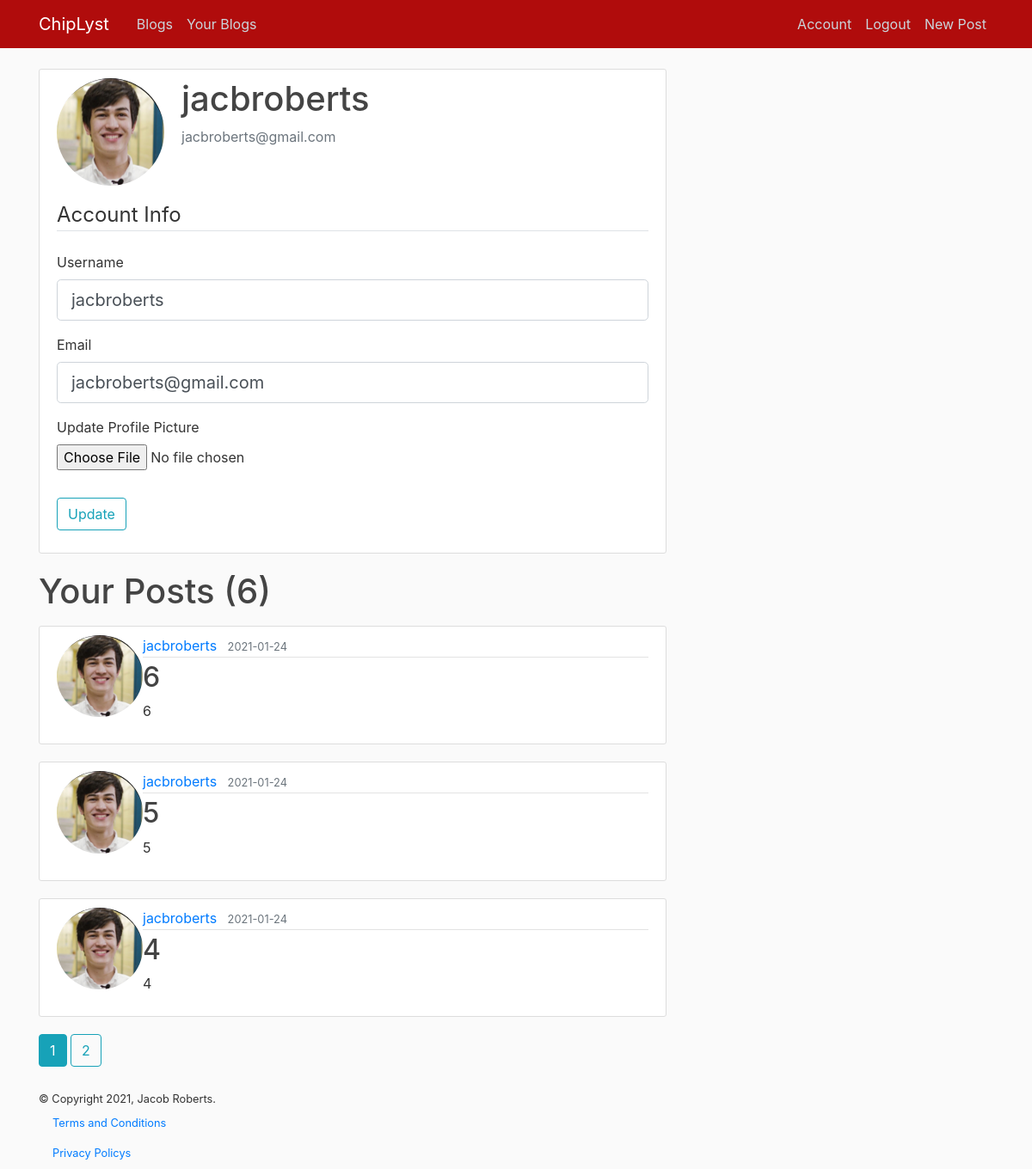
Page /account (signed in) on the committed database.
### main/models.py (models this page shows, shortened)
class User(db.Model, UserMixin):
    id = db.Column(db.Integer, primary_key=True)
    username = db.Column(db.String(20), unique=True, nullable=False)
    email= db.Column(db.String(120), unique=True, nullable=False)
    image_file = db.Column(db.String(20), nullable=False, default='default.jpg')
    password = db.Column(db.String(80), nullable=False)
    posts = db.relationship('Post', backref='author', lazy=True)
    lists = db.relationship('Lists', backref='author',lazy=True)
    group_memberships = db.relationship('Groups',backref=db.backref('user_memberships',lazy='select'))

class Post(db.Model):
    id = db.Column(db.Integer, primary_key=True)
    title = db.Column(db.String(100), nullable=False)
    date_posted = db.Column(db.DateTime, nullable=False, default=datetime.utcnow)
    content = db.Column(db.Text, nullable=False)
    user_id = db.Column(db.Integer, db.ForeignKey('user.id'), nullable=False)

### main/routes.py (the view)
@app.route('/account', methods=['GET','POST'])
@login_required
def account():
    form = UpdateAccountForm()
    if form.validate_on_submit():
        if form.picture.data:
            picture_file = save_picture(form.picture.data)
            current_user.image_file = picture_file
        current_user.username = form.username.data
        current_user.email = form.email.data
        db.session.commit()
        flash("your account has been updated!",'success')
        return redirect(url_for('account'))
    elif request.method == 'GET':
        form.username.data = current_user.username
        form.email.data = current_user.email
    page = request.args.get('page', 1, type=int)
    user = User.query.filter_by(username=current_user.username).first_or_404()
    posts = Post.query.filter_by(author=user)\
        .order_by(Post.date_posted.desc())\
        .paginate(page=page, per_page=3)
    image_file = url_for('static',filename='profilepics/'+ current_user.image_file)
    return render_template('account.html',title='Account', image_file=image_file, form=form, user=user, posts=posts)

### main/forms.py (shortened to what this page needs)
class UpdateAccountForm(FlaskForm):
    username = StringField('Username', validators=[DataRequired(),Length(min=2, max = 20)])
    email = StringField('Email', validators=[DataRequired(), Email()])
    picture = FileField('Update Profile Picture', validators=[FileAllowed(['jpg','png'])])
    submit = SubmitField('Update')

### main/models.py (called while the page is built)
@login_manager.user_loader
def load_user(user_id):
    return User.query.get(int(user_id))

### main/templates/account.html (shortened to what this page needs)
{% extends "layout.html" %}
{% block content %}
    <div class="content-section">
      <div class="media">
        <img class="rounded-circle account-img" src="{{ image_file }}">
        <div class="media-body">
          <h2 class="account-heading">{{ current_user.username }}</h2>
          <p class="text-secondary">{{ current_user.email }}</p>
        </div>
      </div>
        <form method="POST" action="" enctype="multipart/form-data">
            <fieldset class="form-group">
                <legend class="border-bottom mb-4">Account Info</legend>
                <div class="form-group">
                    {{ form.username.label(class="form-control-label") }}
                    {% if form.username.errors %}
                        {{ form.username(class="form-control form-control-lg is-invalid") }}
                        <div class="invalid-feedback">
                            {% for error in form.username.errors %}
                                <span>{{ error }}</span>
                            {% endfor %}
                        </div>
                    {% else %}
                        {{ form.username(class="form-control form-control-lg") }}
                    {% endif %}
                </div>
                <div class="form-group">
                    {{ form.email.label(class="form-control-label") }}
                    {% if form.email.errors %}
                        {{ form.email(class="form-control form-control-lg is-invalid") }}
                        <div class="invalid-feedback">
                            {% for error in form.email.errors %}
                                <span>{{ error }}</span>
                            {% endfor %}
                        </div>
                    {% else %}
                        {{ form.email(class="form-control form-control-lg") }}
                    {% endif %}
                </div>
                <div class="form-group">
                    {{ form.picture.label() }}
                    {{ form.picture(class="form-control-file") }}
                </div>
            </fieldset>
            <div class="form-group">
                {{ form.submit(class="btn btn-outline-info") }}
            </div>
        </form>
    </div>
    <div>
      <h1 class="mb-3"> Your Posts ({{ posts.total }})</h1>
        {% for post in posts.items %}
            <article class="media content-section">
              <img class="rounded-circle article-image" width="100" src="{{ url_for('static', filename='profilepics/'+ post.author.image_file)}}">
              <div class="media-body">
                <div class="article-metadata">
                  <a class="mr-2" href="{{ url_for('user_posts', username=post.author.username)}}">{{ post.author.username }}</a>
                  <small class="text-muted">{{ post.date_posted.strftime('%Y-%m-%d') }}</small>
                </div>
                <h2><a class="article-title" href="{{ url_for('post', post_id=post.id)}}">{{ post.title }}</a></h2>
                <p class="article-content">{{ post.content }}</p>
              </div>
            </article>
        {% endfor %}
        {% for page_num in posts.iter_pages(left_edge=1, right_edge=1, left_current=1, right_current=2) %}
        {% if page_num %}
          {% if posts.page == page_num %}
            <a class="btn btn-info mb-4" href="{{ url_for('user_posts', username=user.username, page=page_num) }}">{{ page_num }}</a>
          {% else %}
            <a class="btn btn-outline-info mb-4" href="{{ url_for('user_posts', username=user.username, page=page_num) }}">{{ page_num }}</a>
          {% endif %}
        {% else %}
          ...
        {% endif %}
        {% endfor %}
    </div>
{% endblock content %}

### main/static/main.css (style rules this page uses)
body { background: #fafafa; color: #333333; margin-top: 5rem; }
h1, h2, h3, h4, h5, h6 { color: #444444; }
.content-section { background: #ffffff; padding: 10px 20px; border: 1px solid #dddddd; border-radius: 3px; margin-bottom: 20px; }
.article-title { color: #444444; }
.article-content { white-space: pre-line; }
.article-metadata { padding-bottom: 1px; margin-bottom: 4px; border-bottom: 1px solid #e3e3e3 }
.account-img { height: 125px; width: 125px; margin-right: 20px; margin-bottom: 16px; }
.account-heading { font-size: 2.5rem; }

### rows in the picture
User: username "jacbroberts", email "jacbroberts@gmail.com"
Post: image_file (picture), author.username "jacbroberts", date_posted "2021-01-24", title "6", content "6"
Post: image_file (picture), author.username "jacbroberts", date_posted "2021-01-24", title "5", content "5"
Post: image_file (picture), author.username "jacbroberts", date_posted "2021-01-24", title "4", content "4"

### other values in the picture
{{ posts.total }} "6"
{{ page_num }} "1"
{{ page_num }} "2"
